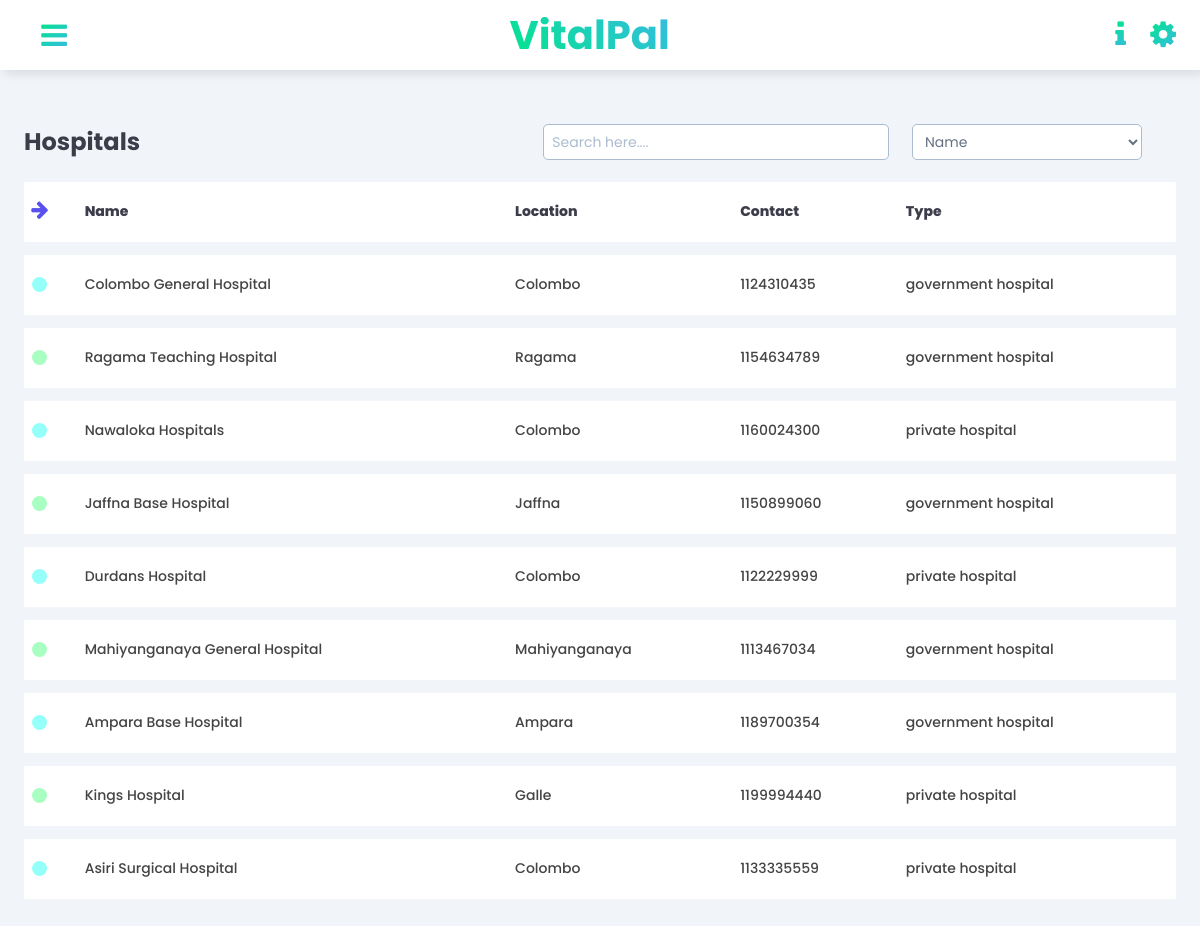
/doctor/Hospitals.php (signed in), run on the app's committed database.
### tables this page shows
CREATE TABLE IF NOT EXISTS `hospital` (
  `hospital_ID` int(4) NOT NULL AUTO_INCREMENT,
  `name` varchar(200) NOT NULL,
  `location` varchar(20) NOT NULL,
  `contact` int(10) NOT NULL,
  `type` varchar(20) NOT NULL,
  `h_status` varchar(1) NOT NULL,
  PRIMARY KEY (`hospital_ID`)
);

### classes/hospitals.php (called while the page is built, shortened)
<?php
    class Hospital {
        public function __construct() {
            $con = mysqli_connect(HOST, USER, PASS, DB) or die('Connection Error! '.mysqli_error());
            $this->vpc=$con;
        }
        public function h_fetchdata_active(){
            $result=mysqli_query($this->vpc,"SELECT * FROM hospital WHERE h_status='a'");
            return $result;
        }
    }
?>

### doctor/Hospitals.php (the view, shortened to what this page needs)
<!DOCTYPE html>
<html>
    <head>
        <link rel="stylesheet" href="../css/style_5.css?v=<?php echo time(); ?>">
        <link href="https://stackpath.bootstrapcdn.com/font-awesome/4.7.0/css/font-awesome.min.css" rel="stylesheet">
    </head>
<body>
    <div class="main-content">
        <header>
            <div class="menu-toggle">
                <label for="sidebar-toggle">
                    <span class="fa fa-bars"></span>
                </label>
            </div>
            <div class="header-heading">
                <a href="Dashboard.php"><h2>VitalPal</h2></a>
            </div>
            <div class="header-icons">
                <span class="fa fa-info"> </span>
                <span class="fa fa-cog"> </span>
            </div>
        </header>
        <main>
        <div class="grid">
            <div class="data">
                <div class="filtering">
                    <h2>Hospitals</h2>
                    <input type="text" name="search" id="search" placeholder="Search here...." >
                    <select data="fa fa-filter" name="filter" class="searchbyfilter" id="searchfilter" required>
                        <option value="1">Name</option>
                    </select>
                </div>
                <div class="table-responsive">
                    <table id="table" width="100%">
                        <tbody>
                            <tr class="table-heading">
                                <td>
                                    <div class="indicator-heading">
                                        <span class="fa fa-arrow-down"></span>
                                    </div>
                                </td>
                                <td>
                                    <div>
                                        <p>Name</p>
                                    </div>
                                </td>
                                <td>
                                    <div>
                                        <p>Location</p>
                                    </div>
                                </td>
                                <td>
                                    <div>
                                        <p>Contact</p>
                                    </div>
                                </td>
                                <td>
                                    <div>
                                        <p>Type</p>
                                    </div>
                                </td>
                            </tr>
                            <?php
                                    include_once '../classes/hospitals.php';
                                    $fetchdata=new Hospital();
                                    $sql=$fetchdata->h_fetchdata_active();
                                    $cnt=1;
                                    while($row=mysqli_fetch_array($sql))
                                    {
                                    echo '
                                        <tr>
                                            <td>
                                                <div>
                                                    <span class="indicator"></span>
                                                </div>
                                            </td>
                                            <td id=name'.$cnt.'>
                                                <div>
                                                    '.$row['name'].'
                                                </div>
                                            </td>
                                            <td id=location'.$cnt.'>
                                                <div>
                                                    '.$row['location'].'
                                                </div>
                                            </td>
                                            <td id=contact'.$cnt.'>
                                                <div>
                                                    '.$row['contact'].'
                                                </div>
                                            </td>
                                            <td id=type'.$cnt.'>
                                                <div>
                                                    '.$row['type'].'
                                                </div>
                                            </td>
                                        </tr>
                                        ';
                                        $cnt++;
                                            }
                            ?>
                        </tbody>
                    </table>
                </div>
            </div>
        </div>
        </main>
    </div>
</body>
</html>

### css/style_5.css (style rules this page uses)
* { font-family: 'Poppins', sans-serif; box-sizing: border-box; text-decoration: none; list-style-type: none; margin: 0; padding: 0; }
body { overflow-x: auto; }
header { height: 70px; display: flex; justify-content: space-between; align-items: center; padding: 16px 24px; position: fixed; left: 280px; width: calc(100% - 280px); top: 0; z-index: 20; background: #fff; box-shadow: 4px 4px 10px rgba(0, 0, 0, 0.1); transition: left 300ms; }
.menu-toggle label { height: 60px; width: 60px; display: grid; place-items: center; font-size: 24px; border-radius: 50%; transition: 0.5s; }
.menu-toggle .fa { background: -webkit-gradient(linear, left top, right bottom, from(#00E689), to(#37BAE5)); background-clip: text; -webkit-background-clip: text; -webkit-text-fill-color: transparent; color: #121E28; font-size: 30px; transition: 0.5s; }
.header-icons span { display: inline-block; margin-left: 20px; font-size: 22px; }
.header-icons .fa { background: -webkit-gradient(linear, left top, right bottom, from(#00E689), to(#37BAE5)); background-clip: text; -webkit-background-clip: text; -webkit-text-fill-color: transparent; font-size: 30px; transition: 0.5s; }
.header-heading h2 { font-size: 40px; background-image: linear-gradient(45deg, #00E689, #37BAE5); background-image: conic-gradient(45deg, #00E689, #37BAE5); background-size: 100%; background-clip: text; -webkit-background-clip: text; -moz-background-clip: text; -webkit-text-fill-color: transparent; -moz-text-fill-color: transparent; transition: 1s; }
.main-content { margin-left: 280px; transition: margin-left 300ms; }
main { padding: 24px; background: #f1f5f9; min-height: calc(100vh - 70px); margin-top: 70px; }
.grid { margin-top: 30px; display: grid; grid-gap: 48px; }
.data .filtering h2 { color: #3C3C4B; }
.data .filtering { width: 100%; position: auto; display: flex; }
.data .filtering input { margin-left: 35%; width: 30%; height: 36px; align-items: right; background: #fff; outline: none; border: 1px solid #ABBBD0; border-radius: 5px; line-height: 1; font-weight: 400; font-size: 14px; color: #657081; padding: 8px; }
.data .filtering input::placeholder { color: #ABBBD0; }
.data .filtering select { margin-left: 2%; width: 20%; height: 36px; align-items: right; background: #fff; outline: none; border: 1px solid #ABBBD0; border-radius: 5px; line-height: 1; font-weight: 400; font-size: 14px; color: #657081; padding: 8px; }
.table-responsive { margin-top: 1%; overflow: auto; }
.data table td div { background: #fff; margin-bottom: 13px; height: 60px; display: flex; align-items: center; padding: 8px; font-size: 14px; color: #444; font-weight: 500; }
.data table { border-collapse: collapse; margin-top: 10px; overflow-x: auto; }
.table-heading p { color:#3C3C4B; font-weight: 800; }
.indicator-heading .fa { color: #5850ec; font-size: 20px; padding-bottom: 20px; height: 15px; width: 15px; border-radius: 50%; transform: rotateZ(-90deg); transition: 0.5s; }
span.indicator { background: #95FFF9; height: 15px; width: 15px; border-radius: 50%; }
tr:nth-child(odd) span.indicator { background: #A9FFC1; height: 15px; width: 15px; border-radius: 50%; }
@media only screen and (max-width: 1200px) { .main-content { margin-left: 0; } }
@media only screen and (max-width: 1200px) { header { left: 0; width: 100%; } }

### data on the page
hospital: name "Colombo General Hospital", location "Colombo", contact "1124310435", type "government hospital"
hospital: name "Ragama Teaching Hospital", location "Ragama", contact "1154634789", type "government hospital"
hospital: name "Nawaloka Hospitals", location "Colombo", contact "1160024300", type "private hospital"
hospital: name "Jaffna Base Hospital", location "Jaffna", contact "1150899060", type "government hospital"
hospital: name "Durdans Hospital", location "Colombo", contact "1122229999", type "private hospital"
hospital: name "Mahiyanganaya General Hospital", location "Mahiyanganaya", contact "1113467034", type "government hospital"
hospital: name "Ampara Base Hospital", location "Ampara", contact "1189700354", type "government hospital"
hospital: name "Kings Hospital", location "Galle", contact "1199994440", type "private hospital"
hospital: name "Asiri Surgical Hospital", location "Colombo", contact "1133335559", type "private hospital"
